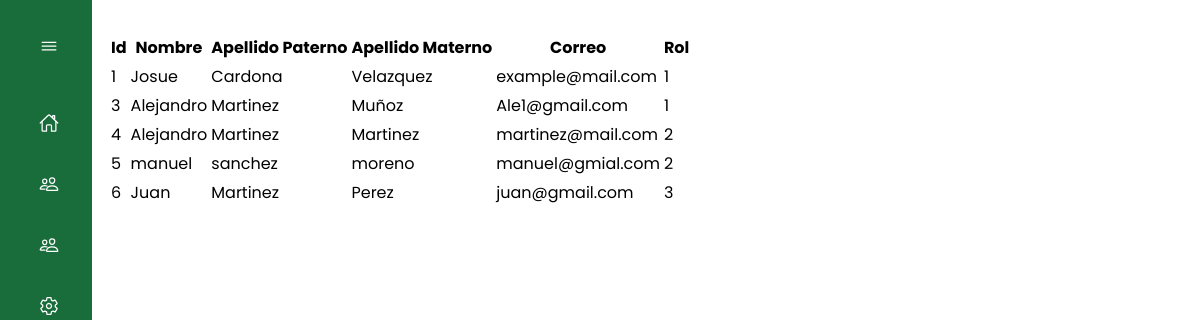
The page /Php/Admin/VerAlumnosA.php (signed in) on the database its author committed.
### tables this page shows
CREATE TABLE `alumnos` (
  `id` int(11) NOT NULL,
  `nombre` varchar(250) NOT NULL,
  `apellido_paterno` varchar(250) NOT NULL,
  `apellido_materno` varchar(250) NOT NULL,
  `correo` varchar(250) NOT NULL,
  `id_cargo` int(11) NOT NULL
);

### Php/Admin/VerAlumnosA.php (the view, shortened to what this page needs)
    <!DOCTYPE html>
    <html lang="en">
    <head>
        <link rel="stylesheet" href="css/navbar.css">
        <link href="https://unpkg.com/vanilla-datatables@latest/dist/vanilla-dataTables.min.css" rel="stylesheet" type="text/css">
    </head>
    <body id="body-pd">
        <?php
    include 'navbarA.php';
?>
        <div>
            <table id="tabla1" class="table table-bordered">
                <thead>
                    <tr>
                        <th>Id</th>
                        <th>Nombre</th>
                        <th>Apellido Paterno</th>
                        <th>Apellido Materno</th>
                        <th>Correo</th>
                        <th>Rol</th>
                    </tr>
                </thead>
                <tbody>
                    <?php
                 include '../config.php';
                 $sql = "SELECT id, nombre, apellido_paterno, apellido_materno, correo, id_cargo FROM alumnos order by id asc";
                 $rta = mysqli_query($conn, $sql);
                 while($mostrar = mysqli_fetch_row($rta)){
                    ?>
                    <tr>
                        <td>
                            <?php echo $mostrar['0'] ?>
                        </td>
                        <td>
                            <?php echo $mostrar['1'] ?>
                        </td>
                        <td>
                            <?php echo $mostrar['2'] ?>
                        </td>
                        <td>
                            <?php echo $mostrar['3'] ?>
                        </td>
                        <td>
                            <?php echo $mostrar['4'] ?>
                        </td>
                        <td>
                            <?php echo $mostrar['5'] ?>
                        </td>
                    </tr>
                    <?php
                    }
                    ?>
                </tbody>
            </table>
        </div>
    </body>
    </html>

### css/navbar.css (style rules this page uses)
:root { --nav-width: 92px; --first-color: #0C5DF4; --bg-color: #196d3b; --sub-color: #B6CEFC; --white-color: #FFF; --body-font: 'Poppins', sans-serif; --normal-font-size: 1rem; --small-font-size: .875rem; --z-fixed: 100; }
body { position: relative; margin: 0; padding: 2rem 0 0 6.75rem; font-family: var(--body-font); font-size: var(--normal-font-size); transition: .5s; }

### rows shown on the page
alumnos: id "1", nombre "Josue", apellido_paterno "Cardona", apellido_materno "Velazquez", correo "example@mail.com", id_cargo "1"
alumnos: id "3", nombre "Alejandro", apellido_paterno "Martinez", apellido_materno "Muñoz", correo "Ale1@gmail.com", id_cargo "1"
alumnos: id "4", nombre "Alejandro", apellido_paterno "Martinez", apellido_materno "Martinez", correo "martinez@mail.com", id_cargo "2"
alumnos: id "5", nombre "manuel", apellido_paterno "sanchez", apellido_materno "moreno", correo "manuel@gmial.com", id_cargo "2"
alumnos: id "6", nombre "Juan", apellido_paterno "Martinez", apellido_materno "Perez", correo "juan@gmail.com", id_cargo "3"
